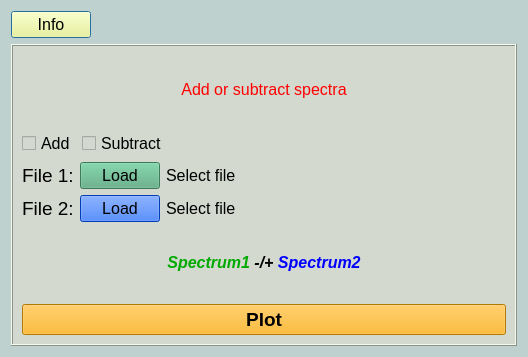
<?xml version="1.0" encoding="UTF-8"?>
<ui version="4.0">
 <class>Dialog</class>
 <widget class="QDialog" name="Dialog">
  <property name="geometry">
   <rect>
    <x>0</x>
    <y>0</y>
    <width>528</width>
    <height>357</height>
   </rect>
  </property>
  <property name="windowTitle">
   <string>Dialog</string>
  </property>
  <property name="styleSheet">
   <string notr="true">background-color: rgb(190, 209, 206);</string>
  </property>
  <layout class="QGridLayout" name="gridLayout">
   <item row="0" column="0">
    <widget class="QPushButton" name="button_info">
     <property name="font">
      <font>
       <pointsize>12</pointsize>
      </font>
     </property>
     <property name="styleSheet">
      <string notr="true">background-color: rgb(255, 255, 127);</string>
     </property>
     <property name="text">
      <string>Info</string>
     </property>
    </widget>
   </item>
   <item row="0" column="1">
    <spacer name="horizontalSpacer">
     <property name="orientation">
      <enum>Qt::Horizontal</enum>
     </property>
     <property name="sizeHint" stdset="0">
      <size>
       <width>40</width>
       <height>20</height>
      </size>
     </property>
    </spacer>
   </item>
   <item row="1" column="0" colspan="2">
    <widget class="QFrame" name="frame">
     <property name="styleSheet">
      <string notr="true">background-color: rgb(212, 217, 208);</string>
     </property>
     <property name="frameShape">
      <enum>QFrame::Box</enum>
     </property>
     <property name="frameShadow">
      <enum>QFrame::Raised</enum>
     </property>
     <layout class="QGridLayout" name="gridLayout_2">
      <item row="0" column="0">
       <widget class="QLabel" name="label_13">
        <property name="text">
         <string>&lt;html&gt;&lt;head/&gt;&lt;body&gt;&lt;p align=&quot;center&quot;&gt;&lt;span style=&quot; font-size:12pt; color:#ff0000;&quot;&gt;Add or subtract spectra&lt;/span&gt;&lt;/p&gt;&lt;/body&gt;&lt;/html&gt;</string>
        </property>
       </widget>
      </item>
      <item row="1" column="0">
       <layout class="QGridLayout" name="gridLayout_7">
        <item row="0" column="0">
         <widget class="QCheckBox" name="checkBox_add">
          <property name="font">
           <font>
            <pointsize>12</pointsize>
           </font>
          </property>
          <property name="text">
           <string>Add</string>
          </property>
          <property name="autoExclusive">
           <bool>true</bool>
          </property>
         </widget>
        </item>
        <item row="0" column="1">
         <widget class="QCheckBox" name="checkBox_sub">
          <property name="font">
           <font>
            <pointsize>12</pointsize>
           </font>
          </property>
          <property name="text">
           <string>Subtract</string>
          </property>
          <property name="autoExclusive">
           <bool>true</bool>
          </property>
         </widget>
        </item>
        <item row="0" column="2">
         <spacer name="horizontalSpacer_6">
          <property name="orientation">
           <enum>Qt::Horizontal</enum>
          </property>
          <property name="sizeHint" stdset="0">
           <size>
            <width>40</width>
            <height>20</height>
           </size>
          </property>
         </spacer>
        </item>
       </layout>
      </item>
      <item row="2" column="0">
       <layout class="QGridLayout" name="gridLayout_6">
        <item row="0" column="1">
         <widget class="QPushButton" name="button_load1">
          <property name="font">
           <font>
            <pointsize>12</pointsize>
           </font>
          </property>
          <property name="styleSheet">
           <string notr="true">background-color: rgb(85, 170, 127);</string>
          </property>
          <property name="text">
           <string>Load</string>
          </property>
         </widget>
        </item>
        <item row="1" column="0">
         <widget class="QLabel" name="label_15">
          <property name="font">
           <font>
            <pointsize>14</pointsize>
           </font>
          </property>
          <property name="text">
           <string>File 2:</string>
          </property>
         </widget>
        </item>
        <item row="0" column="0">
         <widget class="QLabel" name="label_14">
          <property name="font">
           <font>
            <pointsize>14</pointsize>
           </font>
          </property>
          <property name="text">
           <string>File 1:</string>
          </property>
         </widget>
        </item>
        <item row="1" column="1">
         <widget class="QPushButton" name="button_load2">
          <property name="font">
           <font>
            <pointsize>12</pointsize>
           </font>
          </property>
          <property name="styleSheet">
           <string notr="true">background-color: rgb(0, 85, 255);</string>
          </property>
          <property name="text">
           <string>Load</string>
          </property>
         </widget>
        </item>
        <item row="0" column="2">
         <widget class="QLabel" name="filename1">
          <property name="font">
           <font>
            <pointsize>12</pointsize>
           </font>
          </property>
          <property name="text">
           <string>Select file</string>
          </property>
         </widget>
        </item>
        <item row="0" column="4">
         <spacer name="horizontalSpacer_8">
          <property name="orientation">
           <enum>Qt::Horizontal</enum>
          </property>
          <property name="sizeHint" stdset="0">
           <size>
            <width>40</width>
            <height>20</height>
           </size>
          </property>
         </spacer>
        </item>
        <item row="1" column="2">
         <widget class="QLabel" name="filename2">
          <property name="font">
           <font>
            <pointsize>12</pointsize>
           </font>
          </property>
          <property name="text">
           <string>Select file</string>
          </property>
         </widget>
        </item>
        <item row="1" column="4">
         <spacer name="horizontalSpacer_7">
          <property name="orientation">
           <enum>Qt::Horizontal</enum>
          </property>
          <property name="sizeHint" stdset="0">
           <size>
            <width>40</width>
            <height>20</height>
           </size>
          </property>
         </spacer>
        </item>
       </layout>
      </item>
      <item row="3" column="0">
       <widget class="QLabel" name="label_18">
        <property name="font">
         <font>
          <pointsize>12</pointsize>
          <weight>75</weight>
          <bold>true</bold>
         </font>
        </property>
        <property name="text">
         <string>&lt;html&gt;&lt;head/&gt;&lt;body&gt;&lt;p align=&quot;center&quot;&gt;&lt;span style=&quot; font-style:italic; color:#00aa00;&quot;&gt;Spectrum1 &lt;/span&gt;&lt;span style=&quot; font-style:italic; color:#000000;&quot;&gt;-/+ &lt;/span&gt;&lt;span style=&quot; font-style:italic; color:#0000ff;&quot;&gt;Spectrum2&lt;/span&gt;&lt;/p&gt;&lt;/body&gt;&lt;/html&gt;</string>
        </property>
       </widget>
      </item>
      <item row="4" column="0">
       <widget class="QPushButton" name="button_plot">
        <property name="font">
         <font>
          <pointsize>14</pointsize>
          <weight>75</weight>
          <bold>true</bold>
         </font>
        </property>
        <property name="styleSheet">
         <string notr="true">background-color: rgb(255, 170, 0);</string>
        </property>
        <property name="text">
         <string>Plot</string>
        </property>
       </widget>
      </item>
     </layout>
    </widget>
   </item>
  </layout>
 </widget>
 <resources/>
 <connections/>
</ui>
